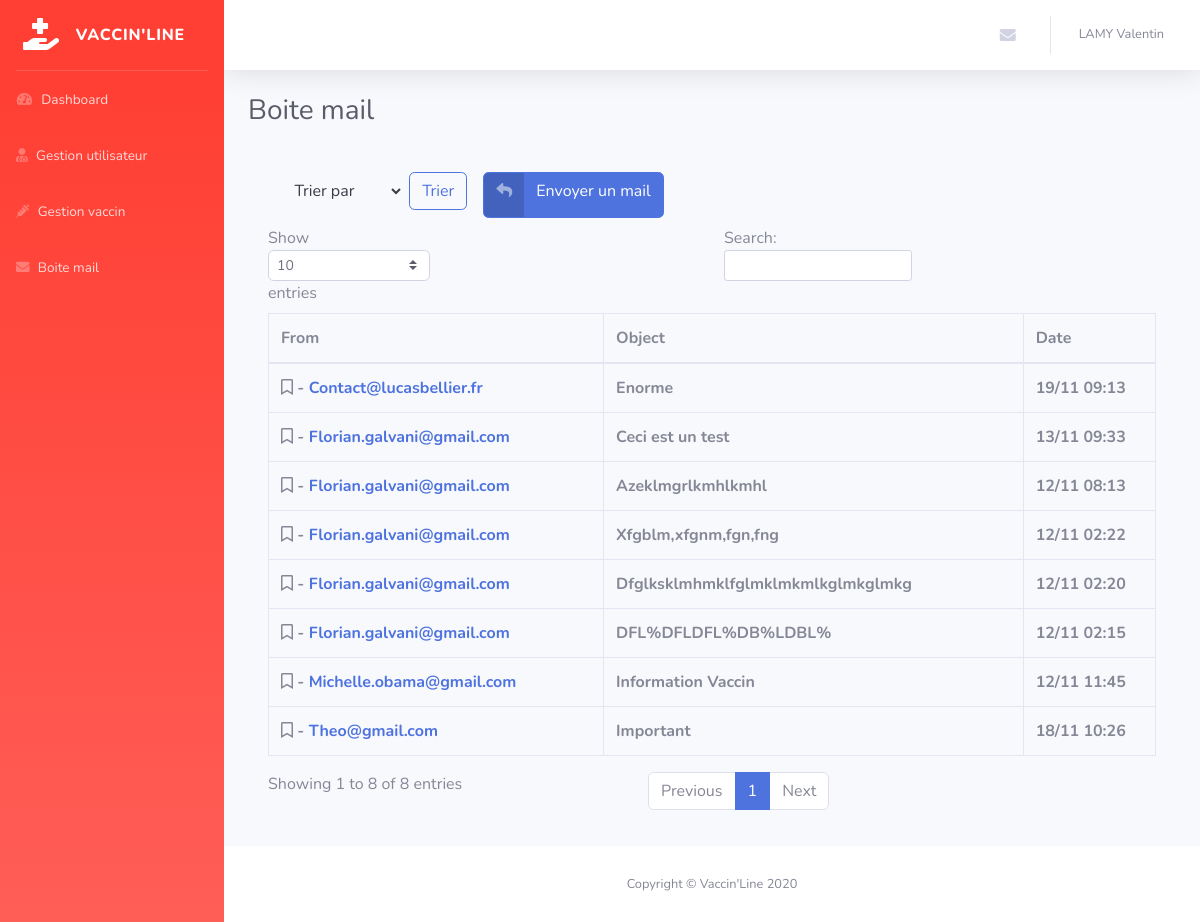
Screenshot of /admin/list-mail.php (signed in) with the database file from the repository.
### tables this page shows
CREATE TABLE `vl_contacts` (
  `id` int(11) NOT NULL,
  `email` varchar(150) NOT NULL,
  `message` varchar(255) NOT NULL,
  `created_at` datetime NOT NULL,
  `lu` varchar(3) NOT NULL DEFAULT 'non',
  `object` varchar(255) NOT NULL,
  `status` int(11) NOT NULL DEFAULT 1
);

### admin/list-mail.php (the view, shortened to what this page needs)
<?php
include('../inc/pdo.php');
$title = 'Boite mail';
$sql = "SELECT * FROM vl_contacts WHERE status = 1 ORDER BY created_at DESC";
$query = $pdo->prepare($sql);
$query->execute();
$contacts = $query->fetchAll();
include('inc/header-back.php');
 ?>
    <div class="container-fluid">
        <h1 class="h3 mb-4 text-gray-800"><?php echo $title; ?></h1>
        <div class="card-body">
          <div class="row">
            <form class="mb-3" action="list-mail.php" method="post">
              <select name="tri" id="tri" class="btn btn-light">
                <option value="" disabled selected>Trier par</option>
              </select>
              <input class="btn btn-outline-primary" type="submit" name="submitted" value="Trier">
            </form>
            <a href="reply-mail.php" class="btn btn-primary ml-3 mb-2 btn-icon-split">
              <span class="icon text-white-50">
                <i class="fas fa-reply"></i>
              </span>
              <span class="text">Envoyer un mail</span>
            </a>
          </div>
            <div class="table-responsive">
                <table class="table table-bordered" id="dataTable" width="100%" cellspacing="0">
                    <thead>
                        <tr>
                            <th>From</th>
                            <th>Object</th>
                            <th>Date</th>
                        </tr>
                    </thead>
                    <tbody>
                      <?php foreach ($contacts as $contact): ?>
                      <tr>
                        <th><?php if($contact['lu'] == 'oui'){ echo '<i class="far fa-bookmark" title="Lu"></i>'; } elseif($contact['lu'] == 'non'){ echo '<i class="fas fa-bookmark" title="Non lu"></i>'; }?> - <a href="single-mail.php?id=<?php echo $contact['id'] ?>"><?php echo ucfirst($contact['email']); ?></a></th>
                        <th><?php echo ucfirst($contact['object']); ?></th>
                        <th><?php echo date('d/m h:i', strtotime($contact['created_at'])); ?></th>
                      </tr>
                      <?php endforeach ?>
                    </tbody>
                </table>
            </div>
        </div>
    </div>
<?php
include('inc/footer-back.php');

### rows the page displays
vl_contacts: lu "oui" (drawn), email "Contact@lucasbellier.fr", object "Enorme", created_at "19/11 09:13"
vl_contacts: lu "oui" (drawn), email "Theo@gmail.com", object "Important", created_at "18/11 10:26"
vl_contacts: lu "oui" (drawn), email "Florian.galvani@gmail.com", object "Ceci est un test", created_at "13/11 09:33"
vl_contacts: lu "oui" (drawn), email "Florian.galvani@gmail.com", object "Azeklmgrlkmhlkmhl", created_at "12/11 08:13"
vl_contacts: lu "oui" (drawn), email "Florian.galvani@gmail.com", object "Xfgblm,xfgnm,fgn,fng", created_at "12/11 02:22"
vl_contacts: lu "oui" (drawn), email "Florian.galvani@gmail.com", object "Dfglksklmhmklfglmklmkmlkglmkglmkg", created_at "12/11 02:20"
vl_contacts: lu "oui" (drawn), email "Florian.galvani@gmail.com", object "DFL%DFLDFL%DB%LDBL%", created_at "12/11 02:15"
vl_contacts: lu "oui" (drawn), email "Michelle.obama@gmail.com", object "Information Vaccin", created_at "12/11 11:45"

### other values shown
mb_strtoupper($_SESSION['user']['nom']) "LAMY"
$_SESSION['user']['prenom'] "Valentin"
$title "Boite mail"
